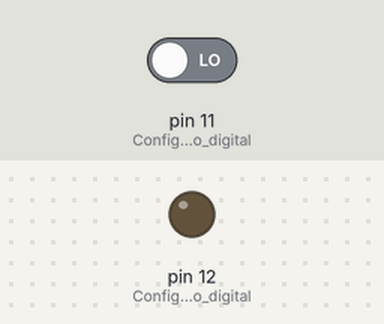
Recording of a sketch running on a simulated Arduino Uno, built with avr-gcc and run on an emulated ATmega328P. On the bench: output pins drawn as LEDs (lit = HIGH). The test bench sets the inputs (shaded band); at power-on: pin 11 (Configura_o_pino_digital) LOW.

Above: at 1.2 s.
1.3 s: pin 11 (Configura_o_pino_digital) driven HIGH
At 2.5 s:
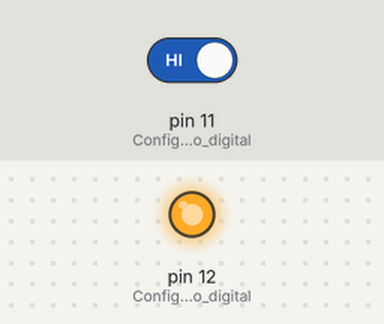
2.8 s: pin 11 (Configura_o_pino_digital) driven LOW
At 3.8 s:
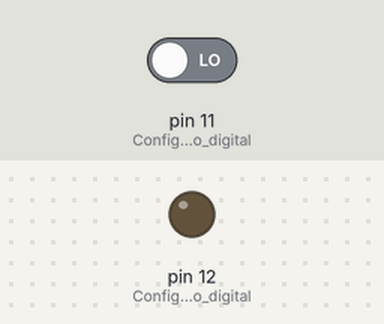
Timing chart, 0 to 5.8 s (numbered marks = the images above; inputs shaded):
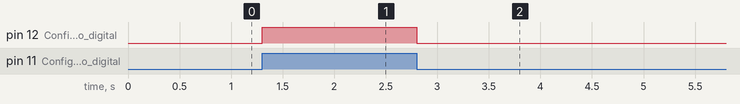

The sketch:

reading_a_button.ino
```cpp
//Definindo variáveis

void setup() {
    pinMode(11, INPUT); //Configura o pino digital 9 (Botão) como entrada de dados.
    pinMode(12, OUTPUT); //Configura o pino digital 12 (LED) como saída de dados.
}
void loop() {
    //Condicional - Lê a entrada digital do botão;
    //Caso o botão esteja pressionado -> Saída digital 12 se torna HIGH;
    //Caso o botão não esteja pressionado (LOW) -> Saída digital 12 se torna LOW;
    if (digitalRead(11) == HIGH) {
        digitalWrite(12, HIGH);
    }
    else {
        digitalWrite(12, LOW);
    }
}
```

Measured:
- after the input at 1.3 s, pin 12 (Configura_o_pino_digital): LOW → HIGH at once
- after the input at 2.8 s, pin 12 (Configura_o_pino_digital): HIGH → LOW at once
